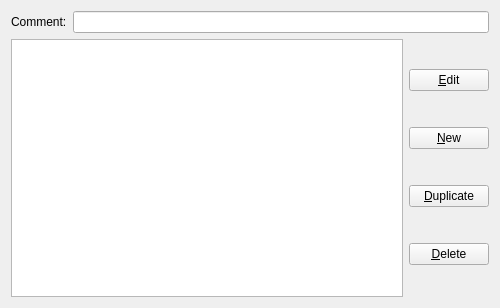
<?xml version="1.0" encoding="UTF-8"?>
<ui version="4.0">
 <class>WindowDefinitionListWidget</class>
 <widget class="QWidget" name="WindowDefinitionListWidget">
  <property name="geometry">
   <rect>
    <x>0</x>
    <y>0</y>
    <width>500</width>
    <height>308</height>
   </rect>
  </property>
  <layout class="QVBoxLayout" name="verticalLayout_2">
   <item>
    <layout class="QHBoxLayout" name="horizontalLayout_2">
     <item>
      <widget class="QLabel" name="comment_label">
       <property name="text">
        <string>Comment:</string>
       </property>
      </widget>
     </item>
     <item>
      <widget class="KLineEdit" name="comment"/>
     </item>
    </layout>
   </item>
   <item>
    <layout class="QHBoxLayout" name="horizontalLayout">
     <item>
      <widget class="QListWidget" name="list"/>
     </item>
     <item>
      <layout class="QVBoxLayout" name="verticalLayout">
       <item>
        <widget class="QPushButton" name="edit_button">
         <property name="text">
          <string>&amp;Edit</string>
         </property>
        </widget>
       </item>
       <item>
        <widget class="QPushButton" name="new_button">
         <property name="text">
          <string>&amp;New</string>
         </property>
        </widget>
       </item>
       <item>
        <widget class="QPushButton" name="duplicate_button">
         <property name="text">
          <string>&amp;Duplicate</string>
         </property>
        </widget>
       </item>
       <item>
        <widget class="QPushButton" name="delete_button">
         <property name="text">
          <string>&amp;Delete</string>
         </property>
        </widget>
       </item>
      </layout>
     </item>
    </layout>
   </item>
  </layout>
 </widget>
 <customwidgets>
  <customwidget>
   <class>KLineEdit</class>
   <extends>QLineEdit</extends>
   <header>klineedit.h</header>
  </customwidget>
 </customwidgets>
 <resources/>
 <connections/>
</ui>
